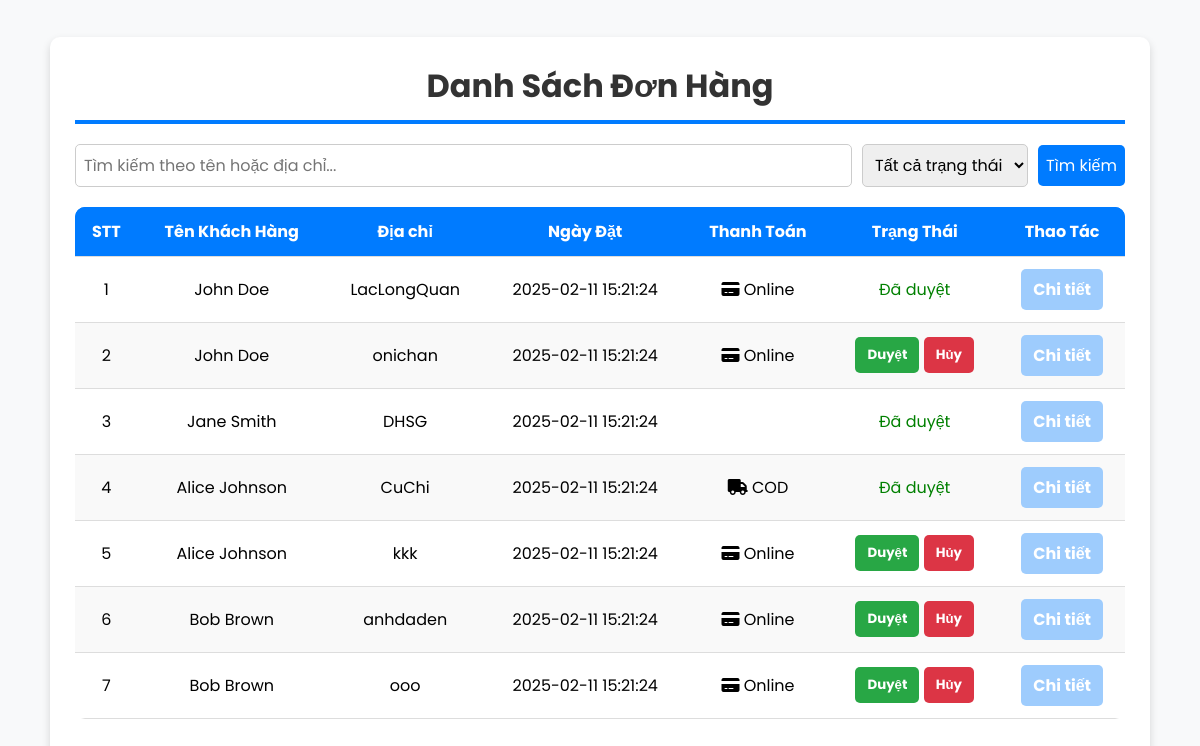
The page /FrontEnd/AdminUI/quanlidonhang/danhsachdonhang.php on the database its author committed.
### tables this page shows
CREATE TABLE IF NOT EXISTS orders (
    order_id INT AUTO_INCREMENT PRIMARY KEY,
    user_id INT,
    order_date TIMESTAMP DEFAULT CURRENT_TIMESTAMP,
    total_amount DECIMAL(10, 2) NOT NULL,
    status_id INT,
    payment_method VARCHAR(50) NOT NULL,
    address VARCHAR(50),
    FOREIGN KEY (user_id) REFERENCES user(user_id)
        ON DELETE CASCADE
        ON UPDATE CASCADE,
    FOREIGN KEY (status_id) REFERENCES status(id)
        ON DELETE SET NULL
        ON UPDATE CASCADE
);

CREATE TABLE IF NOT EXISTS user (
    user_id INT AUTO_INCREMENT PRIMARY KEY,
    full_name VARCHAR(100) NOT NULL,
    account_id INT unique,
    profile_picture VARCHAR(255),
    date_of_birth DATE,
    created_at TIMESTAMP DEFAULT CURRENT_TIMESTAMP,
    updated_at TIMESTAMP DEFAULT CURRENT_TIMESTAMP ON UPDATE CURRENT_TIMESTAMP,
    FOREIGN KEY (account_id) REFERENCES account(account_id)
        ON DELETE CASCADE
        ON UPDATE CASCADE
);

### FrontEnd/AdminUI/quanlidonhang/danhsachdonhang.php (the view, shortened to what this page needs)
<html lang="en">
<head>
    <link rel="stylesheet" href="https://cdnjs.cloudflare.com/ajax/libs/font-awesome/6.0.0-beta3/css/all.min.css">
</head>
<body>
    <div class="container">
        <h1>Danh Sách Đơn Hàng</h1>
        <div class="filter">
            <input class="input1" type="text" id="search-input" placeholder="Tìm kiếm theo tên hoặc địa chỉ...">
            <select id="status-filter">
                <option value="">Tất cả trạng thái</option>
            </select>
            <button id="filter-btn">Tìm kiếm</button>
        </div>
        <table>
            <thead>
                <tr>
                    <th>STT</th>
                    <th>Tên Khách Hàng</th>
                    <th>Địa chỉ</th>
                    <th>Ngày Đặt</th>
                    <th>Thanh Toán</th>
                    <th>Trạng Thái</th>
                    <th>Thao Tác</th>
                </tr>
            </thead>
            <tbody id="order-list">
                <?php
                    $conn = mysqli_connect("localhost", "root", "", "web2_sql");
                    $query_lietke_dh = "SELECT orders.order_id, user.full_name, orders.order_date, orders.payment_method, status.id, orders.address
                                        FROM orders
                                        JOIN user ON orders.user_id = user.user_id
                                        JOIN status ON status.id = orders.status_id;";
                    $result = mysqli_query($conn, $query_lietke_dh);
                    $i = 0;
                    while ($row = mysqli_fetch_array($result)) {
                        $i++;
                ?>
                <tr>
                    <td><?= $i ?></td>
                    <td><?= htmlspecialchars($row['full_name']) ?></td>
                    <td><?= htmlspecialchars($row['address']) ?></td>
                    <td><?= htmlspecialchars($row['order_date']) ?></td>
                    <td>
                        <?php
                            if ($row['payment_method'] == 'Cash') {
                                echo '<i class="fas fa-truck"></i> COD';
                            } elseif ($row['payment_method'] == 'Credit Card') {
                                echo '<i class="fas fa-credit-card"></i> Online';
                            }
                        ?>
                    </td>
                    <td>
                        <?php
                            if ($row['id'] == '4') {
                                echo '<span class="status-approved">Đã duyệt</span>';
                            } else if ($row['id'] == '2') {
                                echo '<span class="status-refused">Đã hủy</span>';
                            }else {
                                echo '
                                    <form method="POST" action="../../../BackEnd/Model/quanlidonhang/xulidonhang.php" style="display:inline;">
                                        <input type="hidden" name="order_id" value="'.$row['order_id'].'">
                                        <button type="submit" name="approve" class="btn approve-btn">Duyệt</button>
                                    </form>
                                    <form method="POST" action="../../../BackEnd/Model/quanlidonhang/xulidonhang.php" style="display:inline;">
                                        <input type="hidden" name="order_id" value="'.$row['order_id'].'">
                                        <button type="submit" name="cancel" class="btn cancel-btn">Hủy</button>
                                    </form>
                                ';
                            }
                        ?>
                    </td>
                    <td>
                        <a href="chitietdonhang.php?order_id=<?= $row['order_id'] ?>" class="btn detail-btn"><b></b>Chi tiết</a>
                    </td>
                </tr>
                <?php
                    }
                ?>
            </tbody>
        </table>
    </div>
</body>
</html>

### FrontEnd/AdminUI/quanlidonhang/danhsachdonhang.php (style rules this page uses)
* { margin: 0; padding: 0; box-sizing: border-box; font-family: 'Poppins', sans-serif; }
body { background-color: #f8f9fa; display: flex; justify-content: center; align-items: center; min-height: 100vh; padding: 20px; }
.container { width: 100%; max-width: 1100px; background: white; padding: 25px; border-radius: 10px; box-shadow: 0 4px 8px rgba(0, 0, 0, 0.15); }
h1 { text-align: center; color: #333; margin-bottom: 20px; border-bottom: 4px solid #007bff; padding-bottom: 10px; }
table { width: 100%; border-collapse: collapse; background: white; border-radius: 10px; overflow: hidden; }
thead { background: #007bff; color: white; font-weight: bold; }
thead tr { background: #007bff !important; }
th, td { padding: 12px; text-align: center; border-bottom: 1px solid #ddd; }
tbody tr:nth-child(even) { background: #f9f9f9; }
.btn { display: inline-block; padding: 8px 12px; border-radius: 5px; text-decoration: none; font-weight: bold; transition: 0.3s; border: none; cursor: pointer; }
.approve-btn { background: #28a745; color: white; }
.cancel-btn { background: #dc3545; color: white; }
.detail-btn { background:rgb(158, 204, 253); color: white; }
.status-approved { color: green; }
.filter { display: flex; gap: 10px; margin-bottom: 20px; align-items: center; justify-content: space-between; flex-wrap: wrap; }
.filter input, .filter select, .filter button { padding: 8px; font-size: 16px; border: 1px solid #ccc; border-radius: 5px; }
.filter input { flex: 1; min-width: 200px; }
.filter button { background: #007bff; color: white; cursor: pointer; border: none; transition: 0.3s; }

### rows shown on the page
orders: user.full_name "John Doe", address "LacLongQuan", order_date "2025-02-11 15:21:24", payment_method "Credit Card" (drawn), shows "Đã duyệt"
orders: user.full_name "John Doe", address "onichan", order_date "2025-02-11 15:21:24", payment_method "Credit Card" (drawn)
orders: user.full_name "Jane Smith", address "DHSG", order_date "2025-02-11 15:21:24", shows "Đã duyệt"
orders: user.full_name "Alice Johnson", address "CuChi", order_date "2025-02-11 15:21:24", payment_method "Cash" (drawn), shows "Đã duyệt"
orders: user.full_name "Alice Johnson", address "kkk", order_date "2025-02-11 15:21:24", payment_method "Credit Card" (drawn)
orders: user.full_name "Bob Brown", address "anhdaden", order_date "2025-02-11 15:21:24", payment_method "Credit Card" (drawn)
orders: user.full_name "Bob Brown", address "ooo", order_date "2025-02-11 15:21:24", payment_method "Credit Card" (drawn)
